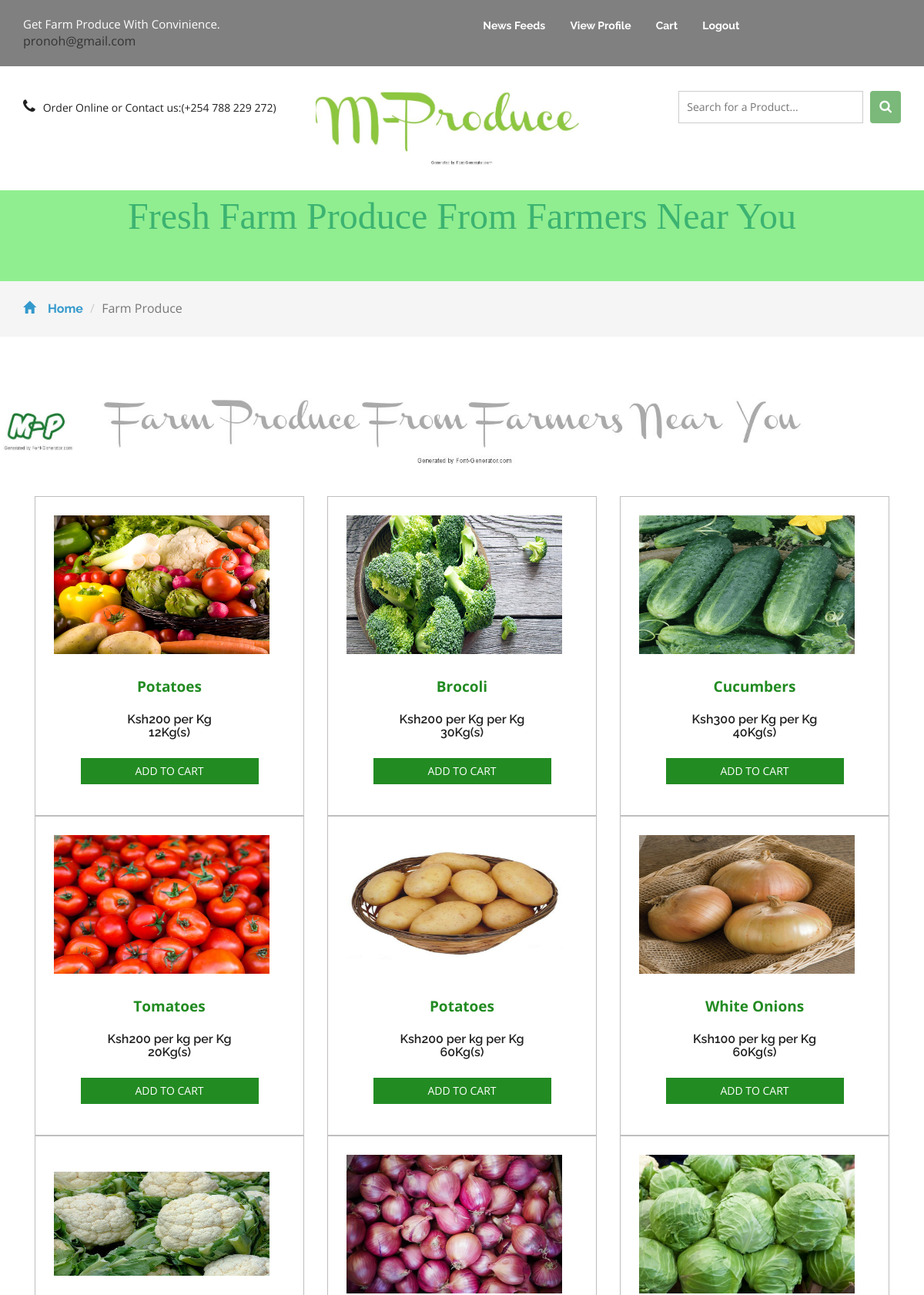
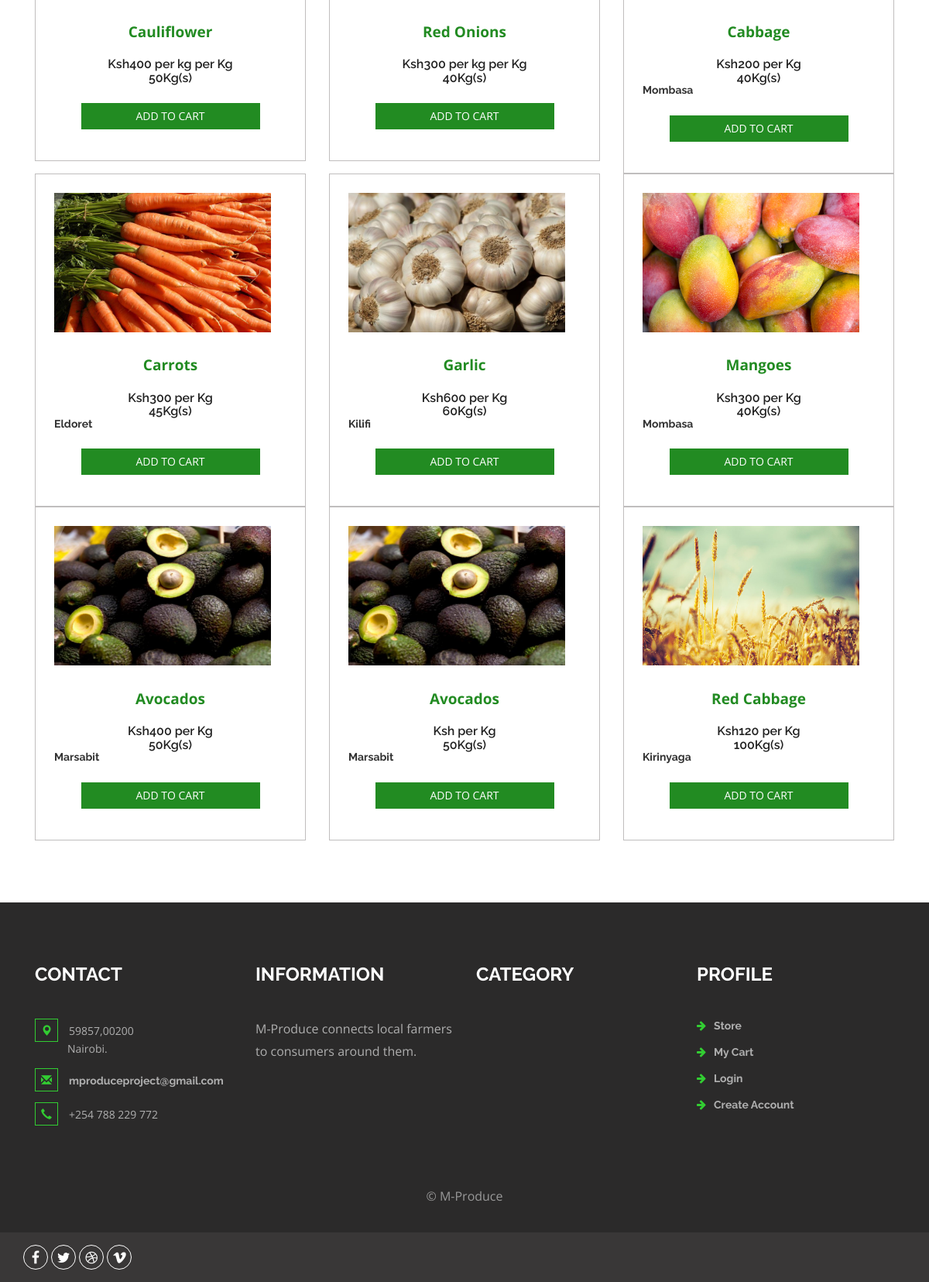
The page /posts.php?login=success (signed in) on the database its author committed (2 pictures, top to bottom).
### tables this page shows
CREATE TABLE `useracc` (
  `firstname` varchar(256) NOT NULL,
  `lastname` varchar(256) NOT NULL,
  `username` varchar(256) NOT NULL,
  `dob` date NOT NULL,
  `gender` varchar(256) NOT NULL,
  `email` varchar(50) NOT NULL,
  `telephone` varchar(50) NOT NULL,
  `password` varchar(256) NOT NULL,
  `county` varchar(50) NOT NULL,
  `category` varchar(20) NOT NULL,
  `passreset` int(11) NOT NULL
);

CREATE TABLE `post` (
  `postid` int(11) NOT NULL,
  `email` varchar(50) NOT NULL,
  `productname` varchar(50) NOT NULL,
  `price` varchar(50) NOT NULL,
  `image` varchar(50) NOT NULL,
  `quantity` varchar(50) NOT NULL,
  `county` varchar(50) NOT NULL,
  `date` timestamp NOT NULL DEFAULT CURRENT_TIMESTAMP ON UPDATE CURRENT_TIMESTAMP
);

### session.php (called while the page is built, shortened)
<?php
   include('config.php');
   $user_check = $_SESSION['login_user'];
   $ses_sql = mysqli_query($db,"select * from useracc where email = '$user_check' ");
   $row = mysqli_fetch_array($ses_sql,MYSQLI_ASSOC);
   $login_session = $row['email'];
?>

### posts.php (the view, shortened to what this page needs)
<?php
include('session.php');
?>
<!DOCTYPE html>
<html>
<head>
    <link href="css/bootstrap.css" rel="stylesheet" type="text/css" media="all" />
    <link href="css/posts.css" rel="stylesheet" type="text/css" media="all" />
    <link href="css/font-awesome.css" rel="stylesheet">
</head>
<body>
    <div class="agileits_header">
        <div class="container">
            <div class="w3l_offers">
                <p>Get Farm Produce With Convinience.
                 <?php echo $login_session;
       ?>
            </div>
            <div class="agile-login">
                <ul>
                    <li>
                        <p><b><a href="http://www.agricultureauthority.go.ke/category/prices/">News Feeds</a></b></p>
                    </li>
                    <li>
                        <p><b><a href="userprofile.php">View Profile</a></b>
                    </li>
                    <li>
                        <p><b><a id="PayPalMiniCart_ViewCart">Cart</a></b></p>
                    </li>
                    <li>
                        <p><b><a href="logout.inc.php">Logout</a></b></p>
                    </li>
                </ul>
            </div>
            <div class="clearfix"> </div>
        </div>
    </div>
    <div class="logo_products">
        <div class="container">
            <div class="w3ls_logo_products_left1">
                <ul class="phone_email">
                    <li><i class="fa fa-phone" aria-hidden="true"></i>Order Online or Contact us:(+254 788 229 272)</li>
                </ul>
            </div>
            <div class="w3ls_logo_products_left">
                <h1><a href="index.php"><img src=generatedtext.jpg style=width:100%></a></h1>
            </div>
            <div class="w3l_search">
                <form action="searchpost.php" method="post">
                    <input type="search" name="productname" placeholder="Search for a Product..." required="">
                 <button type="submit" class="btn btn-default search" aria-label="Left Align">
					<i class="fa fa-search" aria-hidden="true"> </i>
				</button>
                </form>
            </div>
        </div>
    </div>
    <div class="navigation-agileits">
        <p>Fresh Farm Produce From Farmers Near You </p>
        <div class="container">
            <nav class="navbar navbar-default">
            </nav>
        </div>
    </div>
    <div class="breadcrumbs">
        <div class="container">
            <ol class="breadcrumb breadcrumb1 animated wow slideInLeft" data-wow-delay=".5s">
                <li><a href="posts.php"><span class="glyphicon glyphicon-home" aria-hidden="true"></span>Home</a></li>
                <li class="active">Farm Produce</li>
            </ol>
        </div>
    </div>
    <div class="products">
         <img src="short.jpg" style=width:100px>
         <img src="gen6.jpg" style=width:1000px>
        <div class="container">
            <div class="col-md-8 products-right">
                </div>
                <div class="agile_top_brands_grids">
                     <?php
                            $sel_query="Select * from post";
                            $result = mysqli_query($db,$sel_query);
                            while($row =$result-> fetch_assoc()) { ?>
                    <div class="col-md-4 top_brand_left">
                        <div class="hover14 column">
                                <div class="agile_top_brand_left_grid">
                                    <div class="agile_top_brand_left_grid1">
                                        <figure>
                                            <div class="snipcart-item block">
                                                <div class="snipcart-thumb">
                                                    <img src="<?php echo $row["image"];?>" alt="" width="280" height="180" />
                                                   <b> <p style=color:forestgreen;font-size:19px>
                                                        <?php echo $row["productname"];?>
                                                    </p></b>
                                                    <h4>
                                                       Ksh<?php echo $row["price"]; ?> per Kg
                                                        <h4>
                                                            <?php echo $row["quantity"]; ?>Kg(s)
                                                        </h4>
                                                        <h5>
                                                            <?php echo $row["county"]; ?>
                                                        </h5>
                                                    </h4>
                                                </div>
                                                <div class="snipcart-details top_brand_home_details">
                                                        <form action="shopping-cart-form.php" method="post">
                                                            <fieldset>
                                                                <input type="submit" name="submit" value="Add to Cart" class="button">
                                                            </fieldset>
                                                        </form>
                                                </div>
                                            </div>
                                        </figure>
                                    </div>
                                </div>
                        </div>
                    </div>
                     <?php
                            }
                             ?>
                </div>
            </div>
        </div>
    <div class="footer">
        <div class="container">
            <div class="w3_footer_grids">
                <div class="col-md-3 w3_footer_grid">
                    <h3>Contact</h3>
                    <ul class="address">
                        <li><i class="glyphicon glyphicon-map-marker" aria-hidden="true"></i>59857,00200 <span>Nairobi.</span></li>
                        <li><i class="glyphicon glyphicon-envelope" aria-hidden="true"></i><a href="mailto:mproduceproject@gmail.com">mproduceproject@gmail.com</a></li>
                        <li><i class="glyphicon glyphicon-earphone" aria-hidden="true"></i>+254 788 229 772</li>
                    </ul>
                </div>
                <div class="col-md-3 w3_footer_grid">
                    <h3>Information</h3>
                    <P>M-Produce connects local farmers<br/> to consumers around them.</P>
                </div>
                <div class="col-md-3 w3_footer_grid">
                    <h3>Category</h3>
                </div>
                <div class="col-md-3 w3_footer_grid">
                    <h3>Profile</h3>
                    <ul class="info">
                        <li><i class="fa fa-arrow-right" aria-hidden="true"></i><a href="posts.php">Store</a></li>
                        <li><i class="fa fa-arrow-right" aria-hidden="true"></i><a href="">My Cart</a></li>
                        <li><i class="fa fa-arrow-right" aria-hidden="true"></i><a href="login.php">Login</a></li>
                        <li><i class="fa fa-arrow-right" aria-hidden="true"></i><a href="signup.php">Create Account</a></li>
                    </ul>
                </div>
                <div class="clearfix"> </div>
            </div>
        </div>
        <div class="footer-copy">
            <div class="container">
                <p>© M-Produce</p>
            </div>
        </div>
    </div>
    <div class="footer-botm">
        <div class="container">
            <div class="w3layouts-foot">
                <ul>
                    <li><a href="#" class="w3_agile_facebook"><i class="fa fa-facebook" aria-hidden="true"></i></a></li>
                    <li><a href="#" class="agile_twitter"><i class="fa fa-twitter" aria-hidden="true"></i></a></li>
                    <li><a href="#" class="w3_agile_dribble"><i class="fa fa-dribbble" aria-hidden="true"></i></a></li>
                    <li><a href="#" class="w3_agile_vimeo"><i class="fa fa-vimeo" aria-hidden="true"></i></a></li>
                </ul>
            </div>
            <div class="clearfix"> </div>
        </div>
    </div>
    <link href="css/skdslider.css" rel="stylesheet">
</body>
</html>

### rows shown on the page
useracc: email "pronoh@gmail.com"
post: image (picture), productname "Potatoes", price "200", quantity "12"
post: image (picture), productname "Brocoli", price "200 per Kg", quantity "30"
post: image (picture), productname "Cucumbers", price "300 per Kg", quantity "40"
post: image (picture), productname "Tomatoes", price "200 per kg", quantity "20"
post: image (picture), productname "Potatoes", price "200 per kg", quantity "60"
post: image (picture), productname "White Onions", price "100 per kg", quantity "60"
post: image (picture), productname "Cauliflower", price "400 per kg", quantity "50"
post: image (picture), productname "Red Onions", price "300 per kg", quantity "40"
post: image (picture), productname "Cabbage", price "200", quantity "40", county "Mombasa"
post: image (picture), productname "Carrots", price "300", quantity "45", county "Eldoret"
post: image (picture), productname "Garlic", price "600", quantity "60", county "Kilifi"
post: image (picture), productname "Mangoes", price "300", quantity "40", county "Mombasa"
post: image (picture), productname "Avocados", price "400", quantity "50", county "Marsabit"
post: image (picture), productname "Avocados", quantity "50", county "Marsabit"
post: image (picture), productname "Red Cabbage", price "120", quantity "100", county "Kirinyaga"
